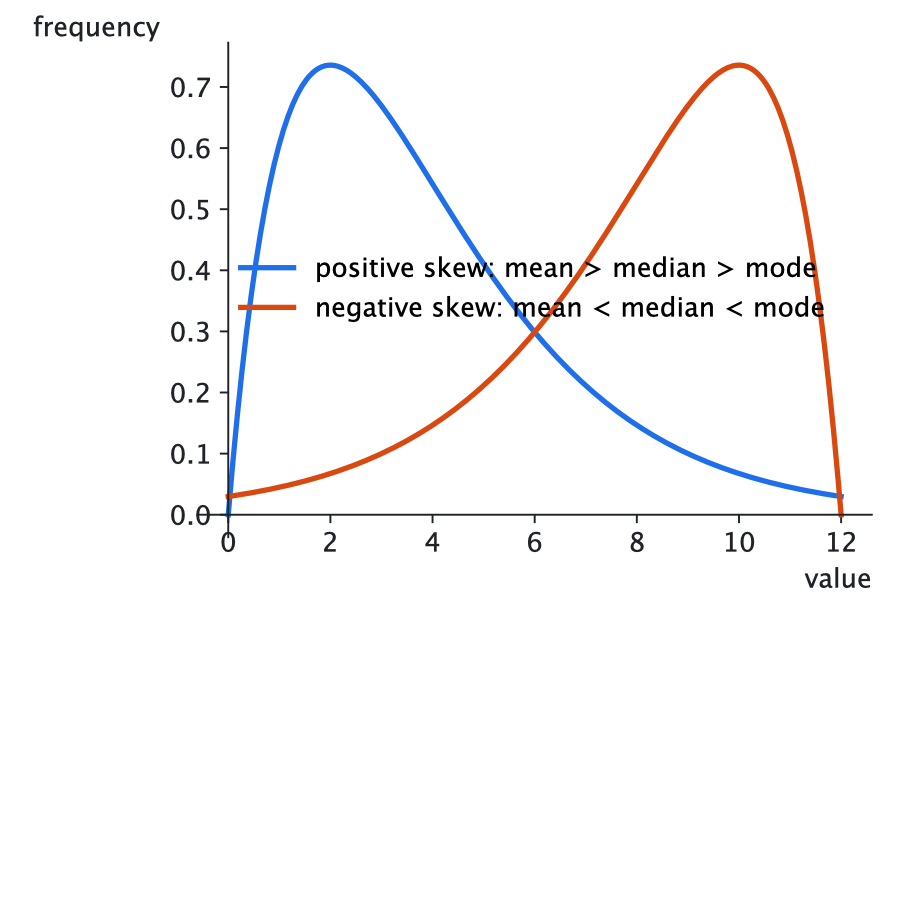
#> input picture build/work/blind/S1-2-skew-shapes.svg.png, 900 x 900 px
$ python -i library.py   (imports and definitions only)
#> lines starting #> are read from the running program, lines starting #| are printed output that depends on the picture
#> further down, picture is the input picture: PIL image 900x900 RGBA; mean R, G, B, A 249.4, 248.9, 249.5, 255
"""The sources library: search and read the learner's own PDFs (textbooks, notes, mark schemes) at any folder depth.

  python build/library.py tree [folder]
  python build/library.py search "<terms>" [--folder NAME-FRAGMENT] [--root library|papers|specs|all] [--max N]
  python build/library.py text <pdf path or unique name fragment> [--pages 3-5] [--all]
  python build/library.py for <subtopic id, e.g. 9702-5.1> [--root ...] [--max N]
  python build/library.py figures <pdf> [--pages a-b] [--max N]       candidate figures, page by page
  python build/library.py page <pdf> <n> [--dpi 110] [--box x0,y0,x1,y1]   render a page (or part) to look at
  python build/library.py crop <pdf> --page N --box x0,y0,x1,y1 --to <spec>/<name> [--dpi 200] [--caption T]
                           [--for <subtopic>] [--kc <id>] [--why T]    save a figure for a chapter
  python build/library.py extract <pdf> --page N --index K --to <spec>/<name> [same options]   an embedded image

The authoritative library is the learner vault's Library/; sources are grouped by course.
STEM_LIBRARY_ROOT is an explicit compatibility override for isolated fixtures.
Figures: a box is always x0,y0,x1,y1 as FRACTIONS (0-1) of the page as poppler renders it (after any rotation, cut to
the CropBox), so it does not depend on the dpi. Crops are registered under Library/Courses/<spec>/Diagrams/
with immutable names and a provenance sidecar. STEM_LIBRARY_ASSETS is an explicit isolated-fixture adapter.
Source files must be catalogued; historical paths resolve through declared aliases. Needs poppler and Pillow.
Page texts are cached per PDF and re-read when
a file changes. PDFs are never modified. Needs `pdftotext` (poppler) or the `pypdf` package.
"""
from __future__ import annotations

import argparse
import hashlib
import html
import io
import json
import os
import re
import shutil
import subprocess
import sys
import unicodedata
from datetime import datetime
from pathlib import Path

ROOT = Path(__file__).resolve().parents[1]
if str(ROOT / 'src') not in sys.path:
    sys.path.insert(0, str(ROOT / 'src'))
CAP = 12000
# The source's recorded units (build/raw/ial-maths.json), not filename inference.
IAL_MATHS_COURSES = frozenset(('P1', 'P2', 'P3', 'P4', 'FP1', 'FP2', 'FP3',
                             'M1', 'M2', 'M3', 'S1', 'S2', 'S3', 'D1'))
SHARED_SOURCE_COURSES = {
    'Library/Shared/Sources/Specifications/ial-maths-spec.pdf': IAL_MATHS_COURSES,
    'Library/Shared/Sources/Specifications/ial-maths-formula-book.pdf': IAL_MATHS_COURSES,
}
EMPTY = "library is empty: import PDFs into STEM Tutor/Library/Courses/<course>/Sources/Library"
CUES = (("worked example", "a worked example"), ("example", "has examples"), ("mark scheme", "mark scheme"),
        ("question", "has questions"), ("summary", "has a summary"), ("definition", "has a definition"))


class Fail(Exception):
    """A plain one-line reason for the user; never a traceback."""


# [4 lines left out: function lib_root, not called in this run]


def learner_vault() -> Path:
    return Path(os.environ.get("STEM_TUTOR_VAULT") or ROOT.parent / "STEM Tutor")


# [103 lines left out: functions roots, cache_root, source_files, pdfs, show, norm, not called in this run]


# ---------- extraction and cache ----------

def _poppler(name: str) -> str | None:
    return shutil.which(name) or next((str(Path(d, name)) for d in ("/opt/homebrew/bin", "/usr/local/bin")
                                       if Path(d, name).exists()), None)


# [246 lines left out: functions extract, load, _hits, _span, rank_pages, corpus and 7 more, not called in this run]


_MEMO: dict = {}


# [76 lines left out: functions hits_for, cmd_for, not called in this run]


# ---------- figures ----------
# A box is x0,y0,x1,y1 as fractions (0-1) of the page as poppler RENDERS it: after /Rotate, cut to the CropBox
# (pdftoppm -cropbox). pdftotext reports text positions in the uncropped, unrotated page, so caption boxes are
# converted for a cropped page and reported as unknown for a rotated one (look at it with `page` instead).
MIN_SIDE, TINY, MAX_BYTES, PAD = (150, 100), 120, 6_000_000, 6
CAPTION = re.compile(r"^(?:(?:figure|fig\.?|table|chart)\s*\d+|(?:diagram|graph)\s*\d*)(?:[.\-]\d+)*[a-z]?\b", re.I)
EMBED = re.compile(r"!\[\[((?:Assets|Library)/[^\]|]+\.png)(?:\|[^\]]*)?\]\]")
SIDECAR_KEYS = ("pdf", "page", "sha256", "caption", "created")


def assets_dir() -> Path:
    return Path(os.environ.get("STEM_LIBRARY_ASSETS") or learner_vault() / "Library/Courses")


# [12 lines left out: functions _tool, _run, not called in this run]


def _pil():
    try:
        from PIL import Image, ImageChops
    except ImportError:
        raise Fail("needs Pillow: use the project's .venv/bin/python") from None
    return Image, ImageChops


# [21 lines left out: functions pdf_info, parse_box, not called in this run]


def fmt_box(b) -> str:
    return ",".join(f"{x:.2f}" for x in b)


# [143 lines left out: functions text_blocks, _columns, propose_box, _rows, cmd_figures, render, not called in this run]


def cut(im, box: list[float]):
    w, h = im.size
    return im.crop((round(box[0] * w), round(box[1] * h), round(box[2] * w), round(box[3] * h)))


# [14 lines left out: function cmd_page, not called in this run]


def trim(im):
    """Cut the uniform white margins, keep PAD px of them; None when nothing is drawn."""
    Image, ImageChops = _pil()
    rgb = im.convert("RGB")
    bb = ImageChops.difference(rgb, Image.new("RGB", rgb.size, (255, 255, 255))).convert("L").point(
        lambda v: 255 if v > 12 else 0).getbbox()
#> bb = (33, 15, 873, 588)
    if not bb:
        return None
    return rgb.crop((max(0, bb[0] - PAD), max(0, bb[1] - PAD), min(rgb.width, bb[2] + PAD), min(rgb.height, bb[3] + PAD)))
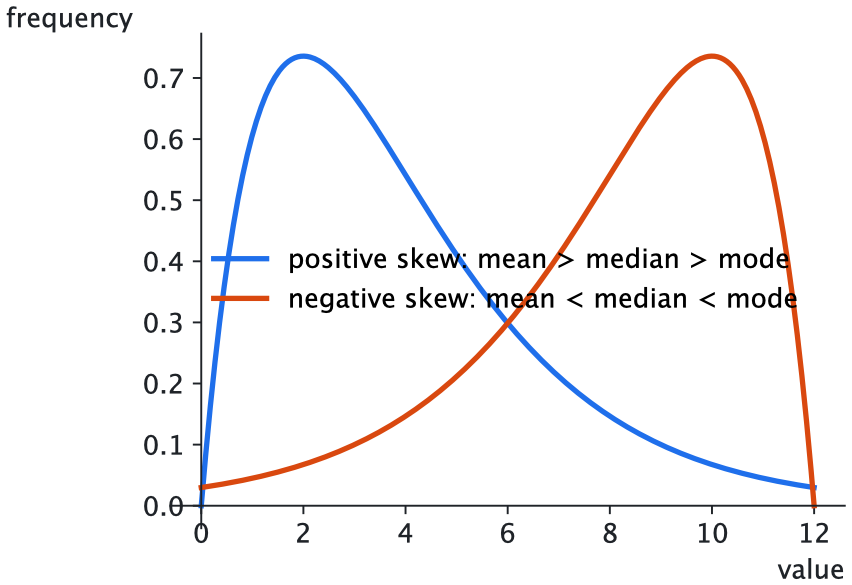
#> returned value: PIL image 852x585 RGB; mean R, G, B 245.9, 245.1, 246


# [86 lines left out: functions _target, _publish_figure, cmd_crop, cmd_extract, not called in this run]


def embeds(text: str) -> list[str]:
    """The `Assets/<spec>/<name>.png` embeds of a note, in order."""
    return [m[1] for m in EMBED.finditer(text)]


# [118 lines left out: functions sidecar_of, sidecars_for, figure_problems, cmd_warm, main, not called in this run]


# [2 lines not run here, left out]

>>> from PIL import Image
>>> picture = Image.open('work/blind/S1-2-skew-shapes.svg.png')
>>> result = trim(picture)
